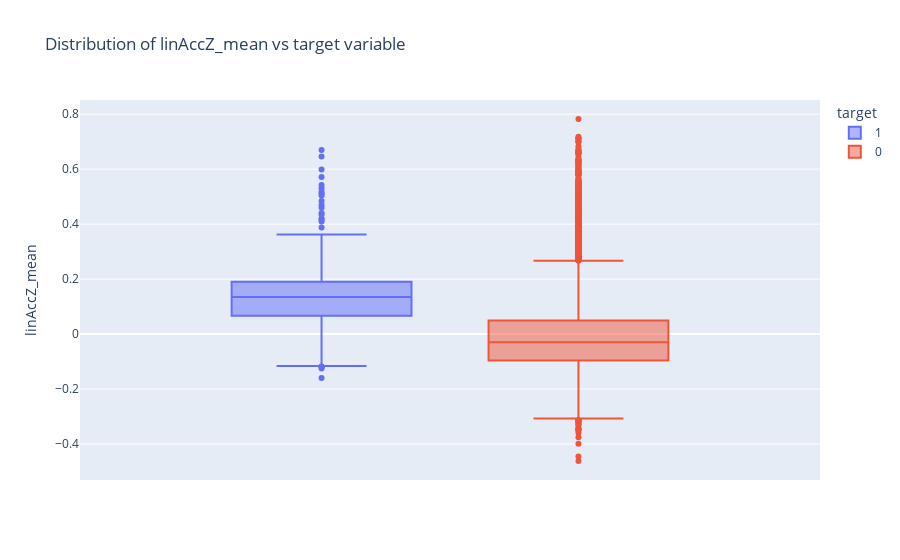

Notebook cell for this chart:
### Markdown cell above
# EDA

### Code cell
fig = px.box(data_custom, y="linAccZ_mean", color="target",title = 'Distribution of linAccZ_mean vs target variable')
fig.update_traces(quartilemethod="exclusive") 
fig.show()

### Figure 1 — Plotly figure (JSON) as saved in the notebook; plotly's stock layout.template omitted (floating-point values rounded to 4 significant figures; data arrays with more than 128 entries replaced by an {"elided": "..."} marker saying what was removed)
{"data": [{"alignmentgroup": "True", "hovertemplate": "target=1<br>linAccZ_mean=%{y}<extra></extra>", "legendgroup": "1", "marker": {"color": "#636efa"}, "name": "1", "notched": false, "offsetgroup": "1", "orientation": "v", "quartilemethod": "exclusive", "showlegend": true, "type": "box", "x0": " ", "xaxis": "x", "y": {"elided": "337 float values"}, "y0": " ", "yaxis": "y"}, {"alignmentgroup": "True", "hovertemplate": "target=0<br>linAccZ_mean=%{y}<extra></extra>", "legendgroup": "0", "marker": {"color": "#EF553B"}, "name": "0", "notched": false, "offsetgroup": "0", "orientation": "v", "quartilemethod": "exclusive", "showlegend": true, "type": "box", "x0": " ", "xaxis": "x", "y": {"elided": "5645 float values"}, "y0": " ", "yaxis": "y"}], "layout": {"boxmode": "group", "legend": {"title": {"text": "target"}, "tracegroupgap": 0}, "title": {"text": "Distribution of linAccZ_mean vs target variable"}, "xaxis": {"anchor": "y", "domain": [0, 1]}, "yaxis": {"anchor": "x", "domain": [0, 1], "title": {"text": "linAccZ_mean"}}}}
